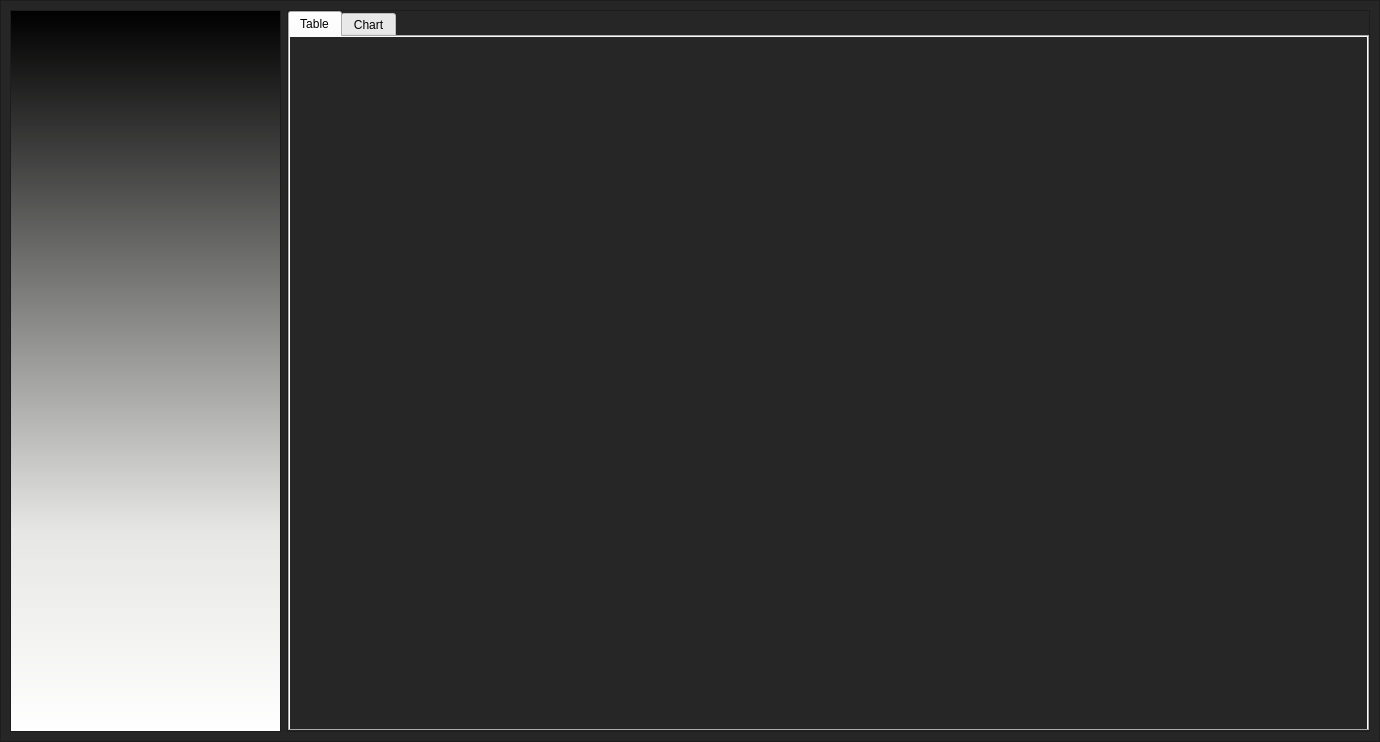
<?xml version="1.0" encoding="UTF-8"?>
<ui version="4.0">
 <class>MainWindow</class>
 <widget class="QMainWindow" name="MainWindow">
  <property name="geometry">
   <rect>
    <x>0</x>
    <y>0</y>
    <width>1380</width>
    <height>742</height>
   </rect>
  </property>
  <property name="windowTitle">
   <string>Demo Software</string>
  </property>
  <widget class="QWidget" name="centralwidget">
   <layout class="QHBoxLayout" name="horizontalLayout">
    <property name="spacing">
     <number>0</number>
    </property>
    <property name="leftMargin">
     <number>0</number>
    </property>
    <property name="topMargin">
     <number>0</number>
    </property>
    <property name="rightMargin">
     <number>0</number>
    </property>
    <property name="bottomMargin">
     <number>0</number>
    </property>
    <item>
     <widget class="QFrame" name="frame">
      <property name="styleSheet">
       <string notr="true">QFrame{background-color:rgb(38, 38, 38)}</string>
      </property>
      <property name="frameShape">
       <enum>QFrame::StyledPanel</enum>
      </property>
      <property name="frameShadow">
       <enum>QFrame::Raised</enum>
      </property>
      <layout class="QHBoxLayout" name="horizontalLayout_2">
       <item>
        <widget class="QScrollArea" name="scrollArea">
         <property name="sizePolicy">
          <sizepolicy hsizetype="Expanding" vsizetype="Expanding">
           <horstretch>1</horstretch>
           <verstretch>0</verstretch>
          </sizepolicy>
         </property>
         <property name="styleSheet">
          <string notr="true"/>
         </property>
         <property name="widgetResizable">
          <bool>true</bool>
         </property>
         <widget class="QWidget" name="scrollAreaWidgetContents">
          <property name="geometry">
           <rect>
            <x>0</x>
            <y>0</y>
            <width>269</width>
            <height>700</height>
           </rect>
          </property>
          <property name="styleSheet">
           <string notr="true">QWidget{background-color:qlineargradient(spread:pad, x1:0, y1:0, x2:0, y2:1, stop:0 rgba(0, 0, 0, 255), stop:0.719101 rgba(230, 230, 228, 255), stop:1 rgba(255, 255,255, 255))}</string>
          </property>
          <layout class="QVBoxLayout" name="verticalLayout_3">
           <property name="leftMargin">
            <number>0</number>
           </property>
           <property name="topMargin">
            <number>0</number>
           </property>
           <property name="rightMargin">
            <number>0</number>
           </property>
           <property name="bottomMargin">
            <number>0</number>
           </property>
           <item alignment="Qt::AlignTop">
            <widget class="QFrame" name="frame_algorithmContainer">
             <property name="styleSheet">
              <string notr="true"/>
             </property>
             <property name="frameShape">
              <enum>QFrame::StyledPanel</enum>
             </property>
             <property name="frameShadow">
              <enum>QFrame::Raised</enum>
             </property>
             <layout class="QVBoxLayout" name="verticalLayout">
              <property name="leftMargin">
               <number>0</number>
              </property>
              <property name="topMargin">
               <number>0</number>
              </property>
              <property name="rightMargin">
               <number>0</number>
              </property>
              <property name="bottomMargin">
               <number>0</number>
              </property>
             </layout>
            </widget>
           </item>
          </layout>
         </widget>
        </widget>
       </item>
       <item>
        <widget class="QFrame" name="frame_visualContainer">
         <property name="sizePolicy">
          <sizepolicy hsizetype="Preferred" vsizetype="Preferred">
           <horstretch>4</horstretch>
           <verstretch>0</verstretch>
          </sizepolicy>
         </property>
         <property name="frameShape">
          <enum>QFrame::StyledPanel</enum>
         </property>
         <property name="frameShadow">
          <enum>QFrame::Raised</enum>
         </property>
         <layout class="QVBoxLayout" name="verticalLayout_2">
          <property name="spacing">
           <number>0</number>
          </property>
          <property name="leftMargin">
           <number>0</number>
          </property>
          <property name="topMargin">
           <number>0</number>
          </property>
          <property name="rightMargin">
           <number>0</number>
          </property>
          <property name="bottomMargin">
           <number>0</number>
          </property>
          <item>
           <widget class="QTabWidget" name="tabWidget">
            <property name="currentIndex">
             <number>0</number>
            </property>
            <widget class="QWidget" name="tab_table">
             <attribute name="title">
              <string>Table</string>
             </attribute>
             <layout class="QVBoxLayout" name="verticalLayout_5"/>
            </widget>
            <widget class="QWidget" name="tab_chart">
             <attribute name="title">
              <string>Chart</string>
             </attribute>
             <layout class="QVBoxLayout" name="verticalLayout_4">
              <property name="spacing">
               <number>0</number>
              </property>
              <property name="leftMargin">
               <number>0</number>
              </property>
              <property name="topMargin">
               <number>0</number>
              </property>
              <property name="rightMargin">
               <number>0</number>
              </property>
              <property name="bottomMargin">
               <number>0</number>
              </property>
             </layout>
            </widget>
           </widget>
          </item>
         </layout>
        </widget>
       </item>
      </layout>
     </widget>
    </item>
   </layout>
  </widget>
  <widget class="QMenuBar" name="menubar">
   <property name="enabled">
    <bool>false</bool>
   </property>
   <property name="geometry">
    <rect>
     <x>0</x>
     <y>0</y>
     <width>1380</width>
     <height>20</height>
    </rect>
   </property>
  </widget>
 </widget>
 <resources/>
 <connections/>
</ui>
